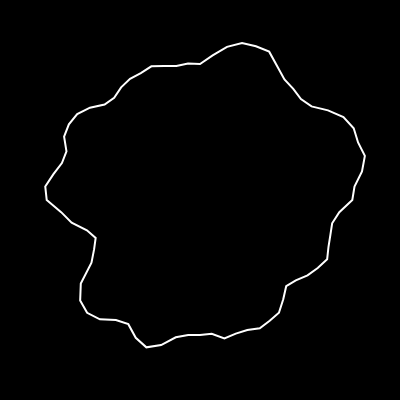
Frame 1 (no input)
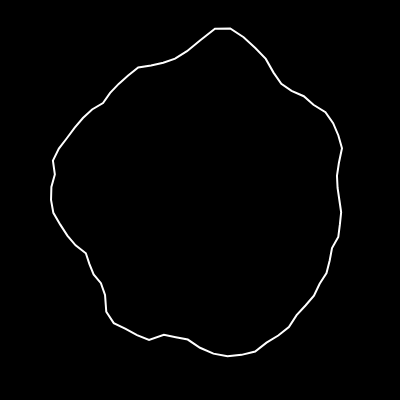
Frame 60 (no input)
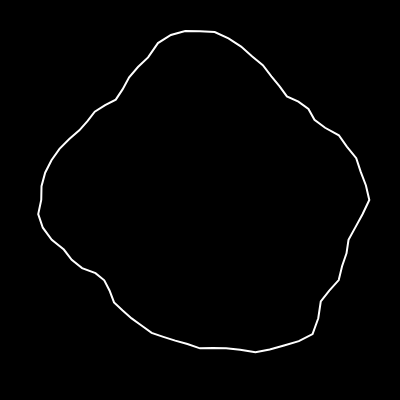
Frame 120 (the mouse pressed at the canvas centre since frame 60)

The p5.js sketch that drew these frames (run headless with seeded random() and noise() and a simulated clock; from frame 60 on, the mouse is pressed at the canvas centre):

// p5.js sketch
// ── sketch.js
// Polar Perlin Noise Loop
// Daniel Shiffman
// https://thecodingtrain.com/CodingChallenges/136-polar-perlin-noise-loops.html
// https://youtu.be/ZI1dmHv3MeM
// https://editor.p5js.org/codingtrain/sketches/sy1p1vnQn

let phase = 0;
let zoff = 0;
let slider;

function setup() {
  createCanvas(400, 400);
  slider = createSlider(0, 10, 3, 0.1);
}

function draw() {
  background(0);
  translate(width / 2, height / 2);
  stroke(255);
  strokeWeight(2);
  noFill();
  beginShape();
  let noiseMax = slider.value();
  for (let a = 0; a < TWO_PI; a += radians(5)) {
    let xoff = map(cos(a + phase), -1, 1, 0, noiseMax);
    let yoff = map(sin(a + phase), -1, 1, 0, noiseMax);
    let r = map(noise(xoff, yoff, zoff), 0, 1, 100, height / 2);
    let x = r * cos(a);
    let y = r * sin(a);
    vertex(x, y);
  }
  endShape(CLOSE);
  phase += 0.003;
  zoff += 0.01;
}
